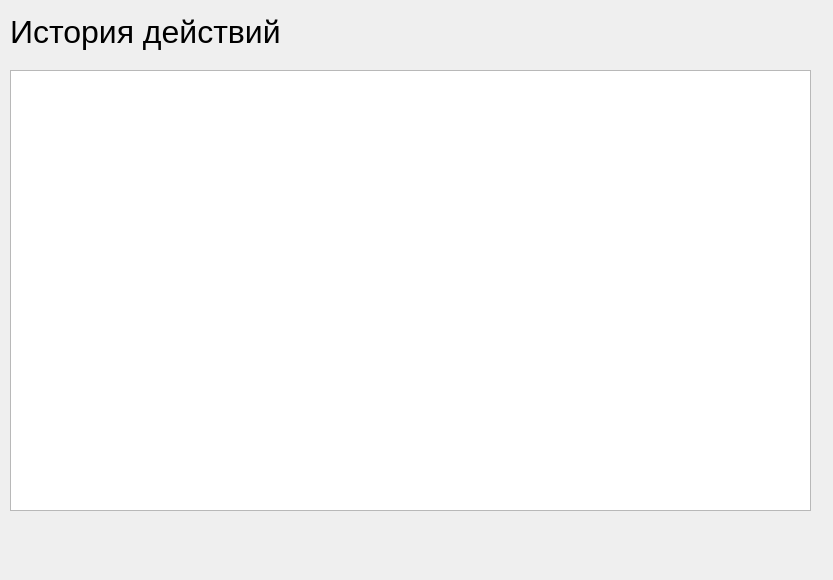
<?xml version="1.0" encoding="UTF-8"?>
<ui version="4.0">
 <class>HistoryMenu</class>
 <widget class="QWidget" name="HistoryMenu">
  <property name="enabled">
   <bool>true</bool>
  </property>
  <property name="geometry">
   <rect>
    <x>0</x>
    <y>0</y>
    <width>833</width>
    <height>580</height>
   </rect>
  </property>
  <property name="minimumSize">
   <size>
    <width>833</width>
    <height>580</height>
   </size>
  </property>
  <property name="maximumSize">
   <size>
    <width>833</width>
    <height>580</height>
   </size>
  </property>
  <property name="windowTitle">
   <string>История действий</string>
  </property>
  <property name="windowIcon">
   <iconset theme="QIcon::ThemeIcon::DocumentOpenRecent"/>
  </property>
  <widget class="QTableView" name="HistoryTable">
   <property name="geometry">
    <rect>
     <x>10</x>
     <y>70</y>
     <width>801</width>
     <height>441</height>
    </rect>
   </property>
   <property name="sizePolicy">
    <sizepolicy hsizetype="Fixed" vsizetype="Fixed">
     <horstretch>0</horstretch>
     <verstretch>0</verstretch>
    </sizepolicy>
   </property>
  </widget>
  <widget class="QLabel" name="MainTitle">
   <property name="geometry">
    <rect>
     <x>10</x>
     <y>10</y>
     <width>271</width>
     <height>43</height>
    </rect>
   </property>
   <property name="font">
    <font>
     <pointsize>24</pointsize>
    </font>
   </property>
   <property name="toolTipDuration">
    <number>1</number>
   </property>
   <property name="text">
    <string>История действий</string>
   </property>
  </widget>
 </widget>
 <resources/>
 <connections/>
</ui>
